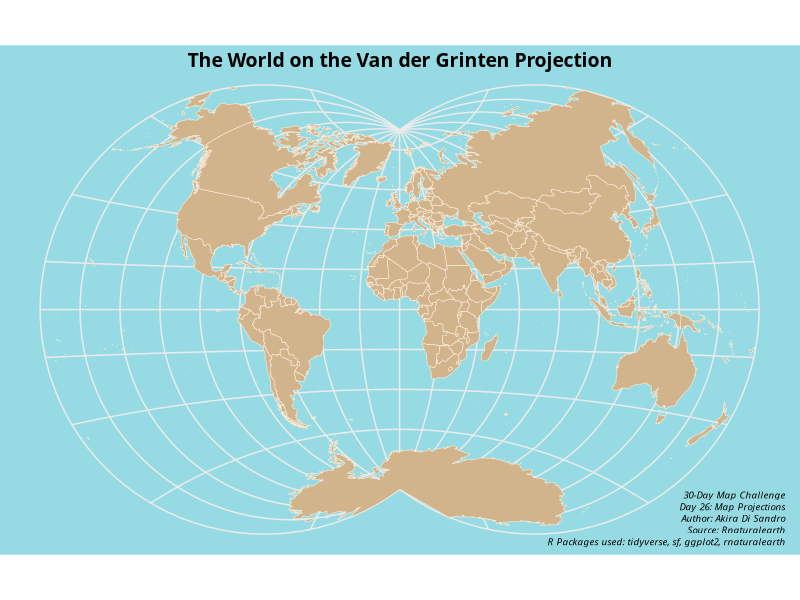

The R script that drew this image:
# 30-Day Mapping Challenge
# Day 26: Map Projections
# Mapping the globe on a Dymaxion projection

# Akira Di Sandro
# start date: 2024-12-02
# last updated: 2024-12-02


# set-up ----
{
  # load packages
  library(tidyverse)
  library(rnaturalearth)
  library(sf)
  library(ggplot2)
  
  # set CRS/projection
  proj <- "+proj=vandg4" # igh, moll, wintri, robin, vandg4
  
}

# load data ----
{
  # load world data
  world <- ne_countries(scale = "medium",
                        returnclass = "sf") %>% 
    st_transform(crs = proj)
  
}

# create map ----
{
  # create map
  proj_map <- ggplot() +
    
    # add base map
    geom_sf(data = world, fill = "tan", color = "antiquewhite") + 
    
    # add title and subtitle
    labs(title = "The World on the Van der Grinten Projection",
    caption = "
         30-Day Map Challenge\n
         Day 26: Map Projections\n
         Author: Akira Di Sandro\n
         Source: Rnaturalearth\n
         R Packages used: tidyverse, sf, ggplot2, rnaturalearth"
    ) +
    
    # define map theme
    theme_minimal() +
    theme(plot.title = element_text(face = "bold",
                                    size = 14,
                                    hjust = 0.5,
                                    margin = margin(0, 0, -5, 0),
                                    family = "AppleGothic"),
          plot.caption = element_text(face = "italic",
                                      size = 7,
                                      hjust = 1,
                                      margin = margin(-45, 5, 0, 0),
                                      lineheight = 0.5,
                                      family = "AppleGothic"),
          plot.background = element_rect(fill = "#96dbe3", color = "transparent")
    )
  
  # save map as png
  ggsave("outputs/26-Aki-MapProjections.png",
         plot = proj_map,
         width = 8, height = 5, units = "in")
  
}
